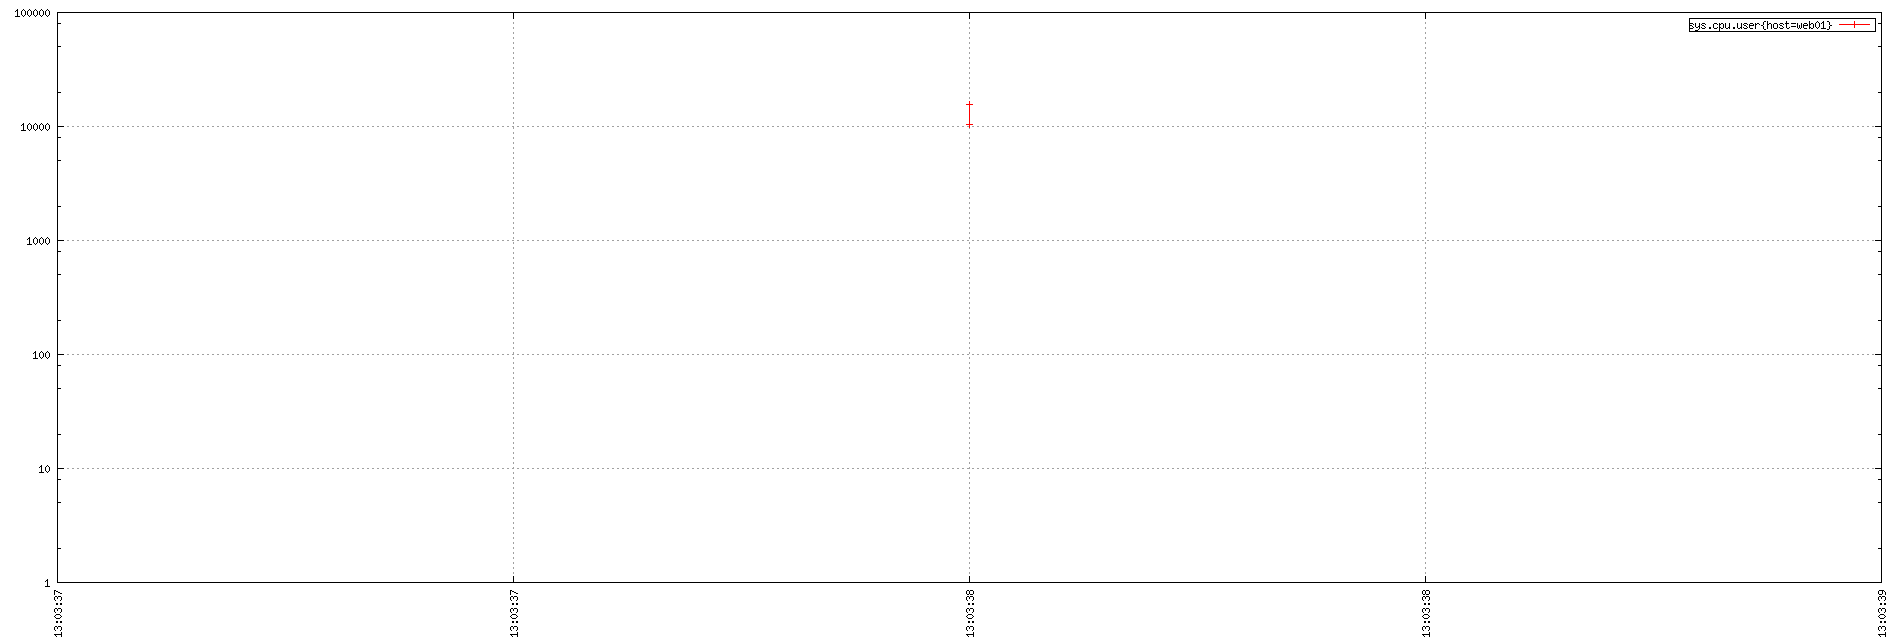

gnuplot code for this plot:
set term png small size 1900,644
set xdata time
set timefmt "%s"
if (GPVAL_VERSION < 4.6) set xtics rotate; else set xtics rotate right
set output "${TMPDIR-'tmp'}/tsd/72b80e46.png"
set xrange ["1670245417":"1670245419"]
set format x "%H:%M:%S"
set grid
set style data linespoint
set key right box
set logscale y 
set yrange [1:]
plot  "${TMPDIR-'tmp'}/tsd/72b80e46_0.dat" using 1:2 title "sys.cpu.user{host=web01}"
